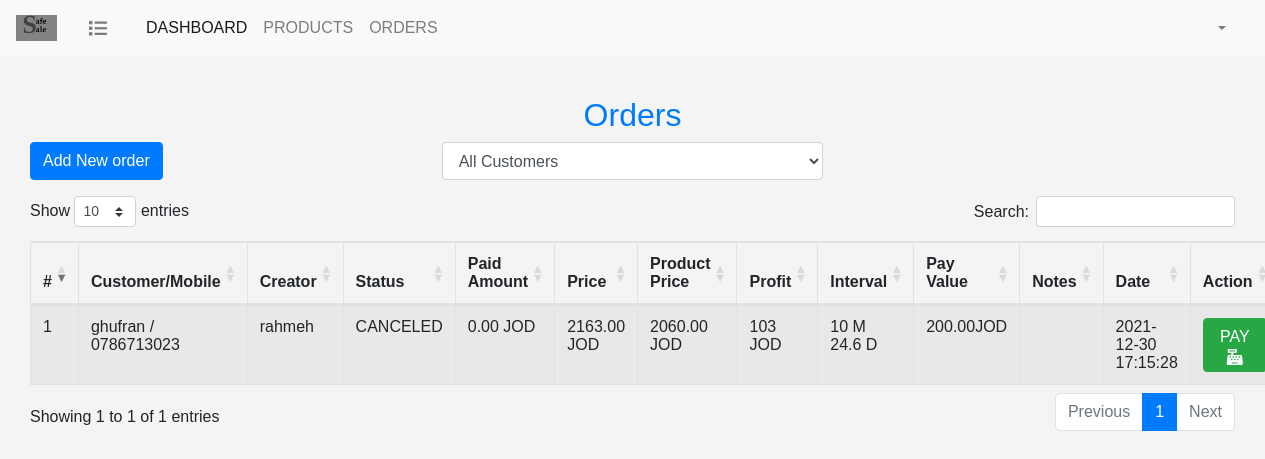
Before: /orders/index.php with the older database file.
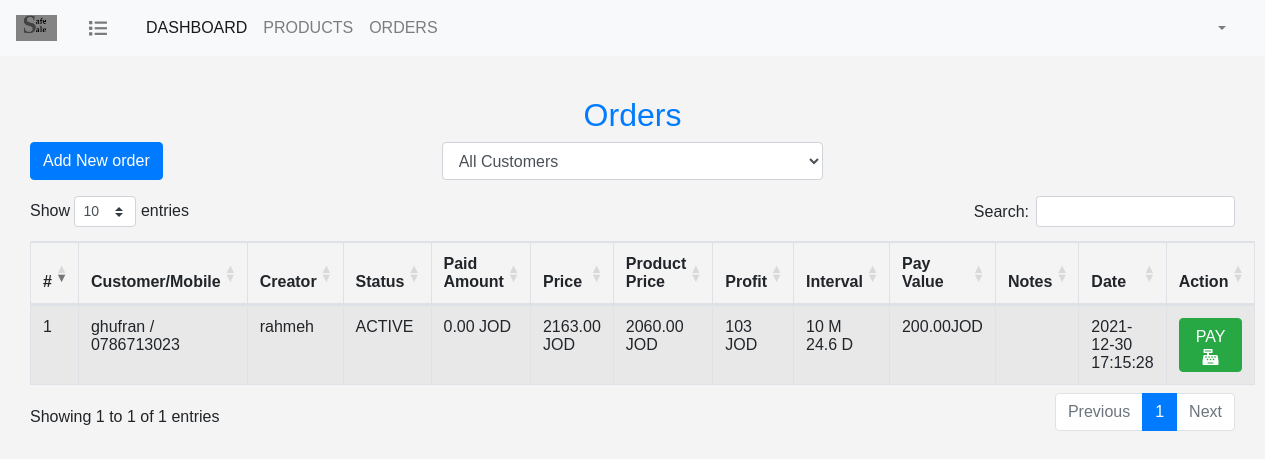
After: the same page with the newer database file.
### tables this page shows
CREATE TABLE IF NOT EXISTS `orders` (
  `order_id` int(11) NOT NULL AUTO_INCREMENT,
  `creator_id` int(11) NOT NULL,
  `customer_id` int(11) NOT NULL,
  `pay_interval` decimal(4,2) NOT NULL,
  `pay_value` decimal(8,2) NOT NULL,
  `price` decimal(8,2) NOT NULL,
  `status` enum('ACTIVE','FINISHED','CANCELED','') NOT NULL DEFAULT 'ACTIVE',
  `notes` text NOT NULL,
  `promissory_note` varchar(300) NOT NULL,
  `pricing_model_id` int(11) DEFAULT NULL,
  `creation_date` datetime NOT NULL DEFAULT CURRENT_TIMESTAMP,
  PRIMARY KEY (`order_id`),
  KEY `customer_id` (`customer_id`),
  KEY `creator_id` (`creator_id`),
  KEY `pricing_model_id` (`pricing_model_id`)
);

CREATE TABLE IF NOT EXISTS `customers` (
  `customer_id` int(11) NOT NULL AUTO_INCREMENT,
  `name` varchar(155) NOT NULL,
  `email` varchar(50) NOT NULL,
  `mobile` varchar(14) NOT NULL,
  `password` varchar(255) NOT NULL,
  PRIMARY KEY (`customer_id`),
  UNIQUE KEY `email` (`email`)
);

CREATE TABLE IF NOT EXISTS `users` (
  `id` int(11) NOT NULL AUTO_INCREMENT,
  `name` varchar(255) NOT NULL,
  `user_name` varchar(255) NOT NULL,
  `email` varchar(255) NOT NULL,
  `password` varchar(255) NOT NULL,
  `privilege_id` int(11) NOT NULL,
  `is_active` tinyint(1) NOT NULL DEFAULT '1',
  PRIMARY KEY (`id`),
  KEY `privilege_id` (`privilege_id`)
);

### orders/index.php (the view, shortened to what this page needs)
<?php
include('../db_connect.php');
$customer_condition = '';
$params = [];
$query = "SELECT o.*  , c.name as customer_name , c.mobile as customer_mobile , u.name as creator_name ,
(SELECT SUM(sub_price) FROM orders_products WHERE order_id = o.order_id  ) as products_price,
IFNULL((SELECT SUM(amount) FROM installments WHERE order_id = o.order_id  ),0) as sum_paid
from orders as o
INNER JOIN customers as c  ON c.customer_id = o.customer_id
INNER JOIN users as u ON u.id = o.creator_id
$customer_condition
ORDER BY o.order_id DESC
";
$statement = $con->prepare($query);
$statement->execute($params);
$orders = $statement->fetchAll(PDO::FETCH_ASSOC);
?>
<html>
<head>
    <?php include "../include/header.php";?>
    <link rel="stylesheet" href="orders.css">
</head>
<body>
<?php include "../include/navbar.php"?>
<div class="container-fluid pt-5">
    <?php
    include "../include/dashboard.php";
    ?>
    <h2 class="text-primary text-center mt-5">Orders</h2>
    <div class="row">
        <div class="col-md-4">
            <a href="add_order.php" class="btn btn-primary mb-2">Add New order</a>
        </div>
        <div class="form-group col-md-4">
            <select class="form-control" name="customers" id="filter_customer">
                <option value="-1">All Customers</option>
            </select>
        </div>
    </div>
    <table id="orders_table" class="table table-bordered table-striped">
        <thead>
        <tr>
            <th scope="col">#</th>
            <th scope="col">Customer/Mobile</th>
            <th scope="col">Creator</th>
            <th scope="col">Status</th>
            <th scope="col">Paid Amount</th>
            <th scope="col">Price</th>
            <th scope="col">Product Price</th>
            <th scope="col">Profit</th>
            <th scope="col">Interval</th>
            <th scope="col">Pay Value</th>
            <th scope="col">Notes</th>
            <th scope="col">Date</th>
            <th scope="col">Action</th>
        </tr>
        </thead>
        <tbody>
          <?php
          foreach($orders as $order)
          {
              $paid_amount = $order['sum_paid'];
              $isLate = false;
              $pay_interval = floatval($order['pay_interval']);
              $days = ($pay_interval - floor($pay_interval))*30;
              $months = floor($pay_interval);
              $interval_text = $months . " M " ;
              if($days != 0)
                  $interval_text .= $days . " D";
              ?>
               <tr class="<?=$isLate ? 'bg-danger': ''?>" id="<?=$order['order_id']?>">
               <td><?=$order['order_id']?></td>
               <td><?=$order['customer_name'] . ' / ' .$order['customer_mobile'] ?></td>
               <td><?=$order['creator_name']?></td>
               <td><?=$order['status']?></td>
               <td><?=$paid_amount?> JOD</td>
               <td><?=$order['price']?> JOD</td>
               <td><?=$order['products_price']?> JOD</td>
               <td><?= ($order['price'] - $order['products_price'] )?> JOD</td>
               <td><?=$interval_text?></td>
               <td><?=$order['pay_value']?>JOD</td>
               <td><?=$order['notes']?></td>
               <td><?=$order['creation_date']?></td>
               <td>
                   <a href="pay.php?order_id=<?=$order['order_id']?>"  class="btn btn-success">PAY <i class="fas fa-cash-register"></i></a>
               </td>
              </tr>
          <?php }?>
        </tbody>
    </table>
</div>
</body>
</html>

Changed rows visible on the page:
changed orders "ghufran": status "CANCELED" → "ACTIVE"
